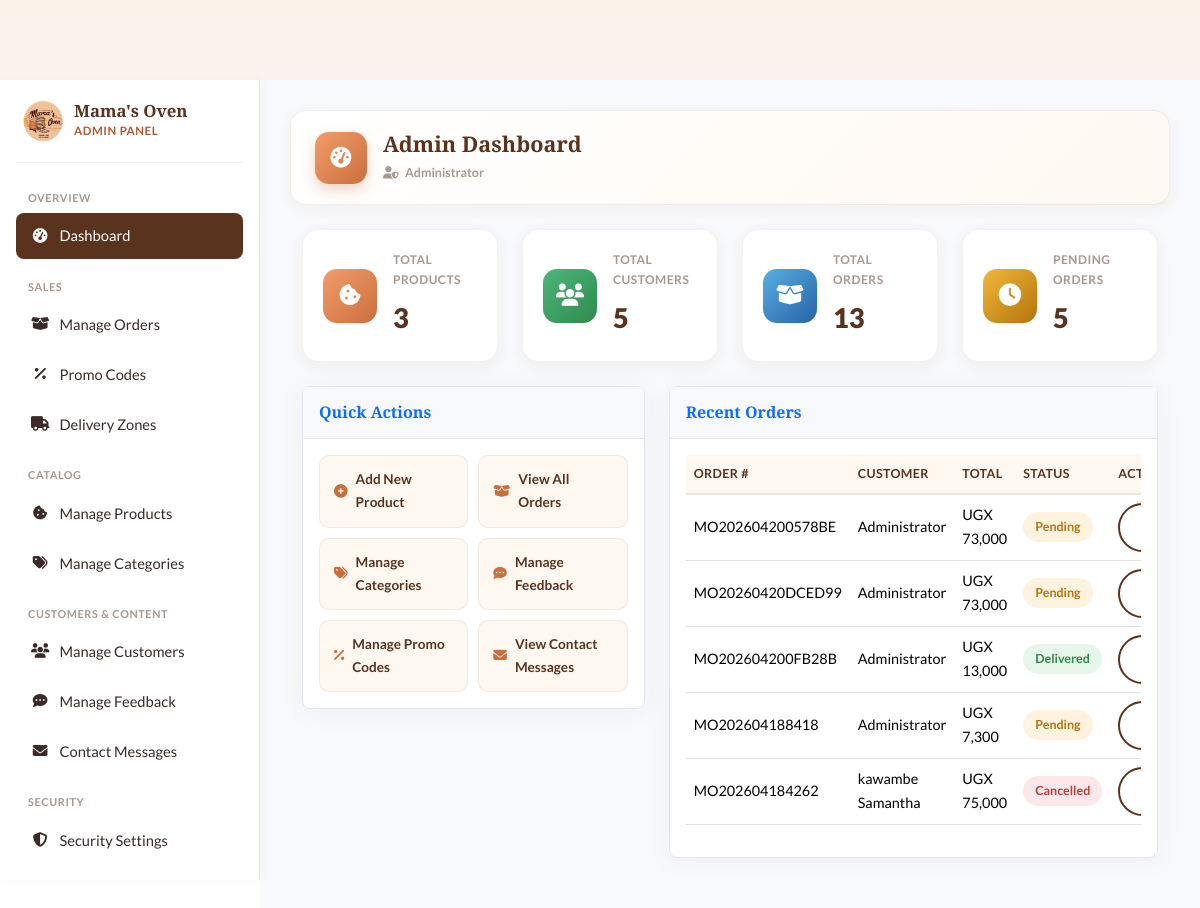
/admin/dashboard.php (signed in), run on an earlier commit of the app's database.
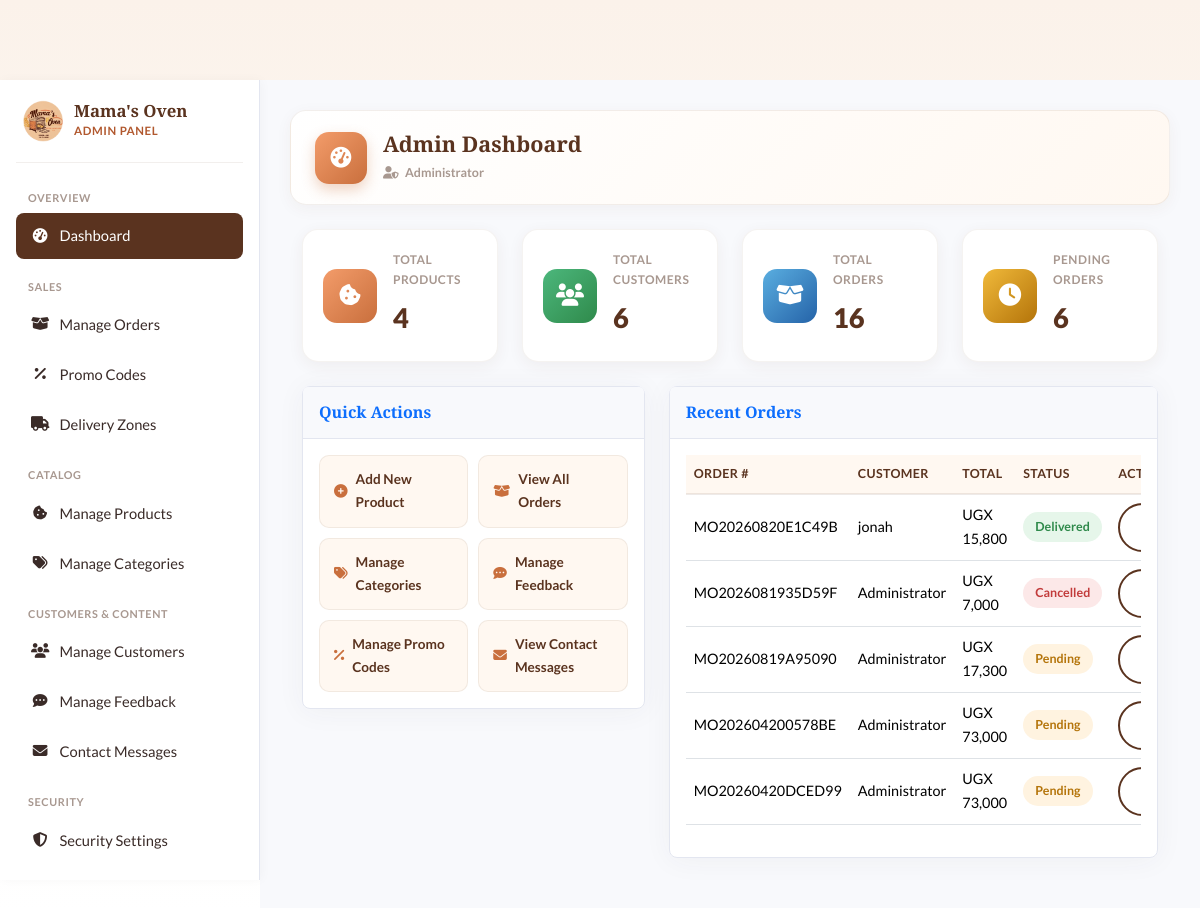
And on a later commit of the database.
### tables this page shows
CREATE TABLE `orders` (
  `id` int(11) NOT NULL AUTO_INCREMENT,
  `user_id` int(11) NOT NULL,
  `order_number` varchar(32) NOT NULL,
  `total_amount` decimal(10,2) NOT NULL,
  `status` varchar(20) NOT NULL DEFAULT 'pending',
  `payment_method` varchar(20) NOT NULL DEFAULT 'cash_on_delivery',
  `payment_status` varchar(20) NOT NULL DEFAULT 'not_applicable',
  `payment_reference` varchar(100) DEFAULT NULL,
  `payment_provider` varchar(20) DEFAULT NULL,
  `delivery_address` varchar(255) NOT NULL,
  `delivery_phone` varchar(30) NOT NULL,
  `special_instructions` varchar(255) DEFAULT NULL,
  `cancellation_reason` varchar(255) DEFAULT NULL,
  `cancelled_by` varchar(50) DEFAULT NULL,
  `cancelled_at` timestamp NULL DEFAULT NULL,
  `created_at` timestamp NULL DEFAULT current_timestamp(),
  `updated_at` timestamp NULL DEFAULT current_timestamp() ON UPDATE current_timestamp(),
  `paid_at` timestamp NULL DEFAULT NULL,
  `promo_code_id` int(11) DEFAULT NULL,
  `discount_amount` decimal(10,2) DEFAULT 0.00,
  `review_reminder_sent` tinyint(1) DEFAULT 0,
  PRIMARY KEY (`id`),
  UNIQUE KEY `order_number` (`order_number`),
  KEY `user_id` (`user_id`),
  KEY `idx_orders_status` (`status`),
  KEY `idx_orders_user_status` (`user_id`,`status`),
  KEY `orders_ibfk_promo_code` (`promo_code_id`),
  KEY `idx_orders_payment_reference` (`payment_reference`),
  CONSTRAINT `orders_ibfk_1` FOREIGN KEY (`user_id`) REFERENCES `users` (`id`) ON DELETE CASCADE,
  CONSTRAINT `orders_ibfk_promo_code` FOREIGN KEY (`promo_code_id`) REFERENCES `promo_codes` (`id`) ON DELETE SET NULL
);

CREATE TABLE `users` (
  `id` int(11) NOT NULL AUTO_INCREMENT,
  `username` varchar(50) NOT NULL,
  `email` varchar(100) NOT NULL,
  `password` varchar(255) NOT NULL,
  `full_name` varchar(100) NOT NULL,
  `phone` varchar(30) NOT NULL DEFAULT '',
  `address` varchar(255) DEFAULT NULL,
  `role` enum('admin','customer') NOT NULL DEFAULT 'customer',
  `created_at` timestamp NULL DEFAULT current_timestamp(),
  `verification_code` varchar(10) DEFAULT NULL,
  `is_verified` tinyint(1) DEFAULT 0,
  `two_factor_secret` varchar(32) DEFAULT NULL,
  `two_factor_enabled` tinyint(1) NOT NULL DEFAULT 0,
  `two_factor_method` enum('totp','email') DEFAULT NULL,
  `email_otp_code` varchar(10) DEFAULT NULL,
  `email_otp_expires` datetime DEFAULT NULL,
  PRIMARY KEY (`id`),
  UNIQUE KEY `username` (`username`),
  UNIQUE KEY `email` (`email`)
);

### admin/dashboard.php (the view, shortened to what the changed rows need)
<?php
require_once __DIR__ . '/includes/header.php';
try {
    $total_products = $pdo->query("SELECT COUNT(*) FROM products WHERE status = 'active'")->fetchColumn();
    $total_customers = $pdo->query("SELECT COUNT(*) FROM users WHERE role = 'customer'")->fetchColumn();
    $total_orders = $pdo->query("SELECT COUNT(*) FROM orders")->fetchColumn();
    $pending_orders = $pdo->query("SELECT COUNT(*) FROM orders WHERE status = 'pending'")->fetchColumn();
    $recent_orders_stmt = $pdo->query("
        SELECT o.id, o.order_number, o.total_amount, o.status, o.created_at, u.full_name
        FROM orders o
        JOIN users u ON o.user_id = u.id
        ORDER BY o.created_at DESC
        LIMIT 5
    ");
    $recent_orders = $recent_orders_stmt->fetchAll();
} catch (PDOException $e) {
    $error_message = "Database error: " . $e->getMessage();
    $total_products = $total_customers = $total_orders = $pending_orders = 0;
    $recent_orders = [];
}
?>
<div class="container-fluid">
    <div class="row">
        <div class="col-xl-3 col-md-6 mb-4">
            <div class="stat-card stat-card-primary">
                <div>
                    <div class="stat-card-label">Total Products</div>
                    <div class="stat-card-value"><?php echo $total_products; ?></div>
                </div>
            </div>
        </div>
        <div class="col-xl-3 col-md-6 mb-4">
            <div class="stat-card stat-card-success">
                <div>
                    <div class="stat-card-label">Total Customers</div>
                    <div class="stat-card-value"><?php echo $total_customers; ?></div>
                </div>
            </div>
        </div>
        <div class="col-xl-3 col-md-6 mb-4">
            <div class="stat-card stat-card-info">
                <div>
                    <div class="stat-card-label">Total Orders</div>
                    <div class="stat-card-value"><?php echo $total_orders; ?></div>
                </div>
            </div>
        </div>
        <div class="col-xl-3 col-md-6 mb-4">
            <div class="stat-card stat-card-warning">
                <div>
                    <div class="stat-card-label">Pending Orders</div>
                    <div class="stat-card-value"><?php echo $pending_orders; ?></div>
                </div>
            </div>
        </div>
    </div>
    <div class="row">
        <div class="col-lg-7 mb-4">
            <div class="card shadow">
                <div class="card-body">
                    <div class="table-responsive">
                        <table class="table table-hover admin-table">
                            <thead>
                                <tr>
                                    <th>Order #</th>
                                    <th>Customer</th>
                                    <th>Total</th>
                                    <th>Status</th>
                                    <th>Action</th>
                                </tr>
                            </thead>
                            <tbody>
                                <?php if (empty($recent_orders)): ?>
                                    <tr><td colspan="5" class="text-center">No recent orders found.</td></tr>
                                <?php else: ?>
                                    <?php foreach ($recent_orders as $order): ?>
                                    <tr>
                                        <td><?php echo htmlspecialchars($order['order_number']); ?></td>
                                        <td><?php echo htmlspecialchars($order['full_name']); ?></td>
                                        <td>UGX <?php echo number_format($order['total_amount']); ?></td>
                                        <td><span class="order-status-pill status-<?php echo htmlspecialchars($order['status']); ?>"><?php echo ucfirst(htmlspecialchars($order['status'])); ?></span></td>
                                        <td><a href="./order_details.php?id=<?php echo $order['id']; ?>" class="btn btn-sm btn-outline-primary">View</a></td>
                                    </tr>
                                    <?php endforeach; ?>
                                <?php endif; ?>
                            </tbody>
                        </table>
                    </div>
                </div>
            </div>
        </div>
    </div>
</div>
<?php require_once __DIR__ . '/includes/footer.php'; ?>

What changed in the data, as far as the page shows it:
no longer on this page (row unchanged): orders: order_number "MO202604200FB28B", user.full_name "Administrator", total_amount "13,000", status "Delivered"
no longer on this page (row unchanged): orders: order_number "MO202604188418", user.full_name "Administrator", total_amount "7,300", status "Pending"
no longer on this page (row unchanged): orders: order_number "MO202604184262", user.full_name "kawambe Samantha", total_amount "75,000", status "Cancelled"
added orders: order_number "MO20260820E1C49B", user.full_name "jonah", total_amount "15,800", status "Delivered"
added orders: order_number "MO2026081935D59F", user.full_name "Administrator", total_amount "7,000", status "Cancelled"
added orders: order_number "MO20260819A95090", user.full_name "Administrator", total_amount "17,300", status "Pending"
Also different on the page:
$total_products: "3" → "4"
$total_customers: "5" → "6"
$total_orders: "13" → "16"
$pending_orders: "5" → "6"
